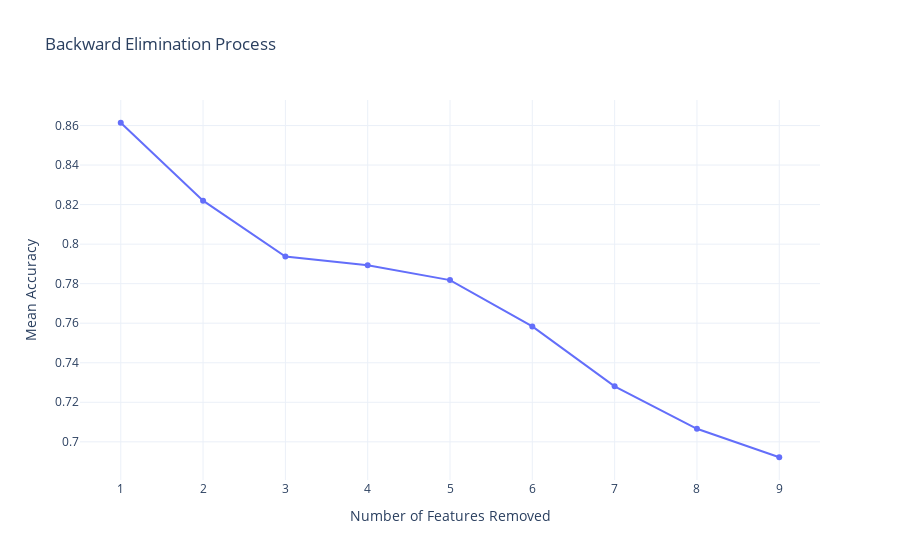

The notebook cell this image was saved under:
### Code cell
fig = go.Figure()

fig.add_trace(go.Scatter(
    x=list(range(1, len(removed_features) + 1)),
    y=accuracy_scores,
    mode='lines+markers',
    text=removed_features,
    hovertemplate='<b>Step %{x}</b><br>Removed Feature: %{text}<br>Mean Accuracy: %{y:.4f}<extra></extra>',
    name='Backward Elimination'
))

fig.update_layout(
    title="Backward Elimination Process",
    xaxis_title="Number of Features Removed",
    yaxis_title="Mean Accuracy",
    hovermode="closest",
    template="plotly_white"
)

fig.show()

### Figure 1 — Plotly figure (JSON) as saved in the notebook; plotly's stock layout.template omitted (floating-point values rounded to 4 significant figures)
{"data": [{"hovertemplate": "<b>Step %{x}</b><br>Removed Feature: %{text}<br>Mean Accuracy: %{y:.4f}<extra></extra>", "mode": "lines+markers", "name": "Backward Elimination", "text": ["Complain", "Age", "NumOfProducts", "Balance", "EstimatedSalary", "CreditScore", "Tenure", "IsActiveMember", "Geography"], "type": "scatter", "x": [1, 2, 3, 4, 5, 6, 7, 8, 9], "y": [0.8614, 0.822, 0.7937, 0.7893, 0.7818, 0.7584, 0.7281, 0.7066, 0.6922]}], "layout": {"hovermode": "closest", "title": {"text": "Backward Elimination Process"}, "xaxis": {"title": {"text": "Number of Features Removed"}}, "yaxis": {"title": {"text": "Mean Accuracy"}}}}
